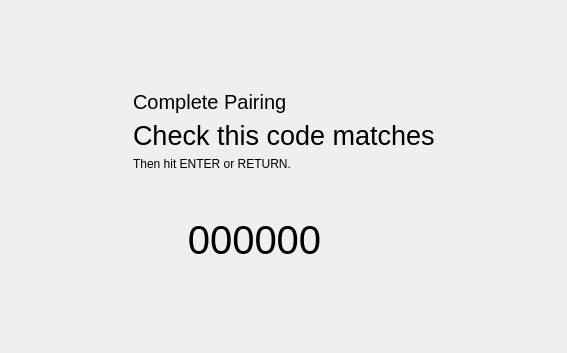
          <widget class="QWidget" name="page_8">
           <layout class="QGridLayout" name="gridLayout_2">
            <item row="0" column="1">
             <spacer name="verticalSpacer_8">
              <property name="orientation">
               <enum>Qt::Vertical</enum>
              </property>
              <property name="sizeHint" stdset="0">
               <size>
                <width>20</width>
                <height>70</height>
               </size>
              </property>
             </spacer>
            </item>
            <item row="1" column="0">
             <spacer name="horizontalSpacer_3">
              <property name="orientation">
               <enum>Qt::Horizontal</enum>
              </property>
              <property name="sizeHint" stdset="0">
               <size>
                <width>113</width>
                <height>20</height>
               </size>
              </property>
             </spacer>
            </item>
            <item row="1" column="1">
             <widget class="QWidget" name="widget" native="true">
              <layout class="QVBoxLayout" name="verticalLayout_11">
               <item>
                <widget class="QLabel" name="label_11">
                 <property name="font">
                  <font>
                   <pointsize>15</pointsize>
                  </font>
                 </property>
                 <property name="text">
                  <string>Complete Pairing</string>
                 </property>
                </widget>
               </item>
               <item>
                <widget class="QLabel" name="pairCodeInstructions">
                 <property name="font">
                  <font>
                   <pointsize>20</pointsize>
                  </font>
                 </property>
                 <property name="text">
                  <string>Check this code matches</string>
                 </property>
                </widget>
               </item>
               <item>
                <widget class="QLabel" name="enterKeyLabel">
                 <property name="text">
                  <string>Then hit ENTER or RETURN.</string>
                 </property>
                </widget>
               </item>
               <item>
                <spacer name="verticalSpacer_13">
                 <property name="orientation">
                  <enum>Qt::Vertical</enum>
                 </property>
                 <property name="sizeType">
                  <enum>QSizePolicy::Fixed</enum>
                 </property>
                 <property name="sizeHint" stdset="0">
                  <size>
                   <width>20</width>
                   <height>40</height>
                  </size>
                 </property>
                </spacer>
               </item>
               <item>
                <layout class="QHBoxLayout" name="horizontalLayout_8">
                 <item>
                  <widget class="QLabel" name="pairingCode">
                   <property name="sizePolicy">
                    <sizepolicy hsizetype="Expanding" vsizetype="Preferred">
                     <horstretch>0</horstretch>
                     <verstretch>0</verstretch>
                    </sizepolicy>
                   </property>
                   <property name="font">
                    <font>
                     <pointsize>30</pointsize>
                    </font>
                   </property>
                   <property name="text">
                    <string>000000</string>
                   </property>
                   <property name="alignment">
                    <set>Qt::AlignCenter</set>
                   </property>
                  </widget>
                 </item>
                 <item>
                  <widget class="QLabel" name="enterKeyIcon">
                   <property name="text">
                    <string/>
                   </property>
                  </widget>
                 </item>
                 <item>
                  <widget class="QPushButton" name="acceptCodeButton">
                   <property name="sizePolicy">
                    <sizepolicy hsizetype="Preferred" vsizetype="Preferred">
                     <horstretch>0</horstretch>
                     <verstretch>0</verstretch>
                    </sizepolicy>
                   </property>
                   <property name="text">
                    <string/>
                   </property>
                   <property name="icon">
                    <iconset theme="dialog-ok">
                     <normaloff>.</normaloff>.</iconset>
                   </property>
                   <property name="flat">
                    <bool>true</bool>
                   </property>
                  </widget>
                 </item>
                </layout>
               </item>
              </layout>
             </widget>
            </item>
            <item row="1" column="2">
             <spacer name="horizontalSpacer_4">
              <property name="orientation">
               <enum>Qt::Horizontal</enum>
              </property>
              <property name="sizeHint" stdset="0">
               <size>
                <width>112</width>
                <height>20</height>
               </size>
              </property>
             </spacer>
            </item>
            <item row="2" column="1">
             <spacer name="verticalSpacer_9">
              <property name="orientation">
               <enum>Qt::Vertical</enum>
              </property>
              <property name="sizeHint" stdset="0">
               <size>
                <width>20</width>
                <height>70</height>
               </size>
              </property>
             </spacer>
            </item>
           </layout>
          </widget>
